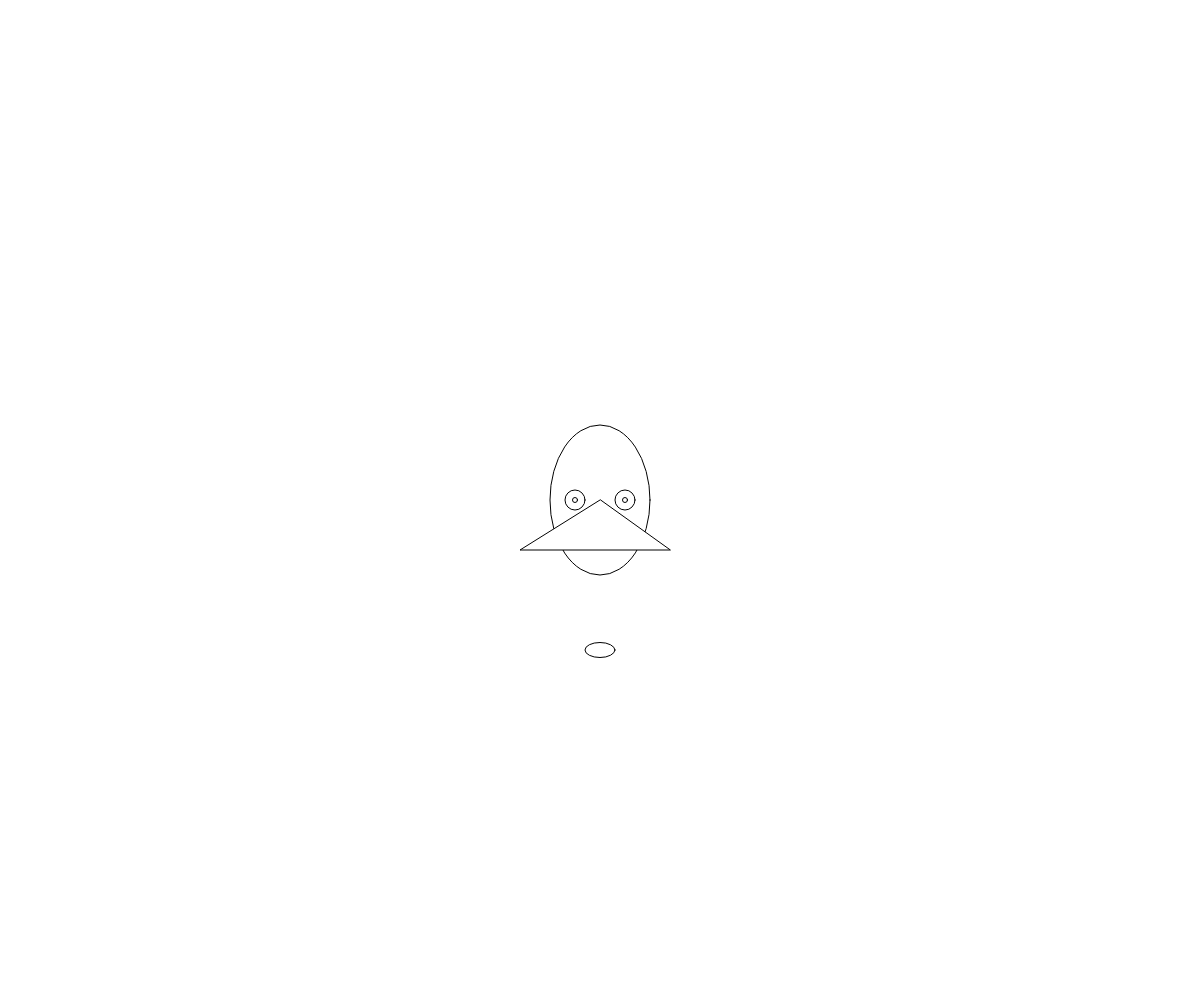
Frame 1 (no input)
Frame 60 (no input): identical to frame 1, image omitted
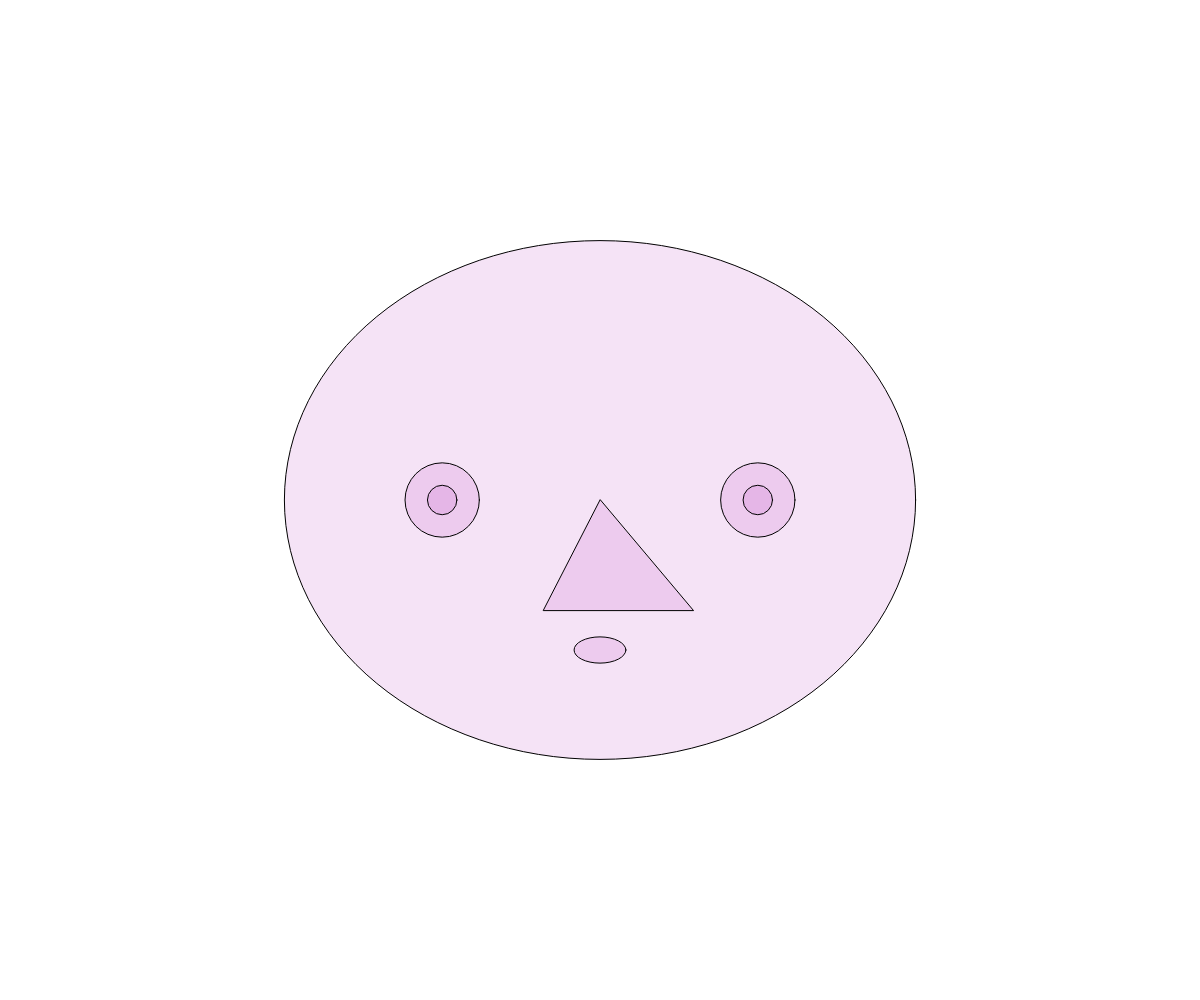
Frame 120 (the mouse pressed at the canvas centre since frame 60)

The p5.js sketch that drew these frames (run headless with seeded random() and noise() and a simulated clock; from frame 60 on, the mouse is pressed at the canvas centre):

// p5.js sketch
// ── sketch.js
// Simple beginning template for variable face.

var eyeSize = 20;
var pupille = 5;
var faceWidth = 100;
var faceHeight = 150;
var mouthWidth = 30;
var mouthHeight = 15;
var noseWidth = 20;
var noseHeight = 20;

function setup(){
    createCanvas (windowWidth, windowHeight);
}

function draw(){
    background(255);
    ellipse(width/2, height/2, faceWidth, faceHeight);

    var eyeLX = width/2 - faceWidth*0.25;
    var eyeRX = width/2 + faceWidth*0.25;
    ellipse(eyeLX, height/2, eyeSize, eyeSize);
    ellipse(eyeRX, height/2, eyeSize, eyeSize);

    var pupLX = width/2 - faceWidth*0.25;
    var pupRX = width/2 + faceWidth*0.25;
    ellipse(pupLX, height/2, pupille, pupille);
    ellipse(pupRX, height/2, pupille, pupille);

    ellipse(width/2, height/2 + 150, mouthWidth, mouthHeight);

    triangle(width/2, height/2, noseWidth+width/2 - 100, noseHeight+height/2 + 30, noseWidth+width/2 + 50 , noseHeight+height/2 + 30 )


}

function mousePressed(){
    // when the user clicks, these variables are reassigned
    // to random values within specified ranges. For example,
    // 'faceWidth' gets a random value between 75 and 150.
    //
    fill(random(255),random(255),random(255),random(100));
    //noStroke();
    faceWidth  = random(350, 700);
    faceHeight = random(400, 800);
    eyeSize    = random(50, 150);
    mouthWidth = random(0, 300);
    mouthHeight = random(0, 100);
    pupille = random(20, 40);
    noseWidth = random(5, 60);
    noseHeight = random(5, 100);

    // noStroke();
}
